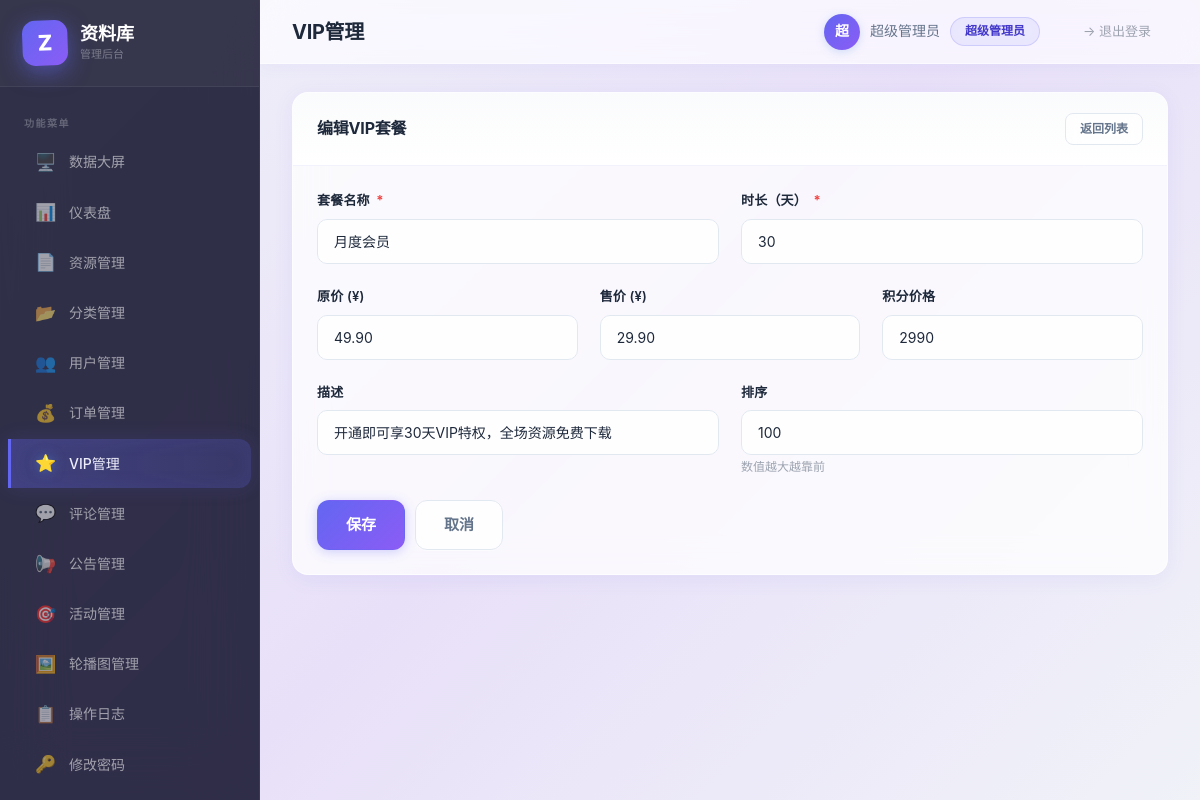
/admin/viplans.php?edit=1 (signed in), run on the app's committed database.
### tables this page shows
CREATE TABLE `vip_plans` (
  `id` int(10) unsigned NOT NULL AUTO_INCREMENT,
  `name` varchar(100) NOT NULL COMMENT '套餐名称',
  `duration_days` int(11) NOT NULL COMMENT '有效天数',
  `original_price` decimal(10,2) NOT NULL COMMENT '原价',
  `price` decimal(10,2) NOT NULL COMMENT '售价',
  `points_price` int(11) NOT NULL DEFAULT 0 COMMENT '积分价',
  `description` varchar(500) DEFAULT NULL,
  `sort_order` int(11) NOT NULL DEFAULT 0,
  `status` tinyint(4) NOT NULL DEFAULT 1 COMMENT '1=上架 0=下架',
  `created_at` datetime NOT NULL DEFAULT CURRENT_TIMESTAMP,
  PRIMARY KEY (`id`),
  KEY `idx_sort_order` (`sort_order`)
);

### config/database.php (called while the page is built)
<?php
return [
    'host'     => getenv('DB_HOST')     ?: 'localhost',
    'port'     => getenv('DB_PORT')     ?: '3306',
    'dbname'   => getenv('DB_NAME')     ?: 'ziliaoku',
    'username' => getenv('DB_USER')     ?: 'root',
    'password' => getenv('DB_PASS')     ?: '',
    'charset'  => getenv('DB_CHARSET')  ?: 'utf8mb4',
    'options'  => [
        PDO::ATTR_ERRMODE            => PDO::ERRMODE_EXCEPTION,
        PDO::ATTR_DEFAULT_FETCH_MODE => PDO::FETCH_ASSOC,
        PDO::ATTR_EMULATE_PREPARES   => false,
        PDO::MYSQL_ATTR_INIT_COMMAND => "SET NAMES utf8mb4 COLLATE utf8mb4_unicode_ci",
    ],
];

### core/Database.php (called while the page is built, shortened)
<?php
class Database
{
    private static ?Database $instance = null;
    private PDO $pdo;
    private function __construct()
    {
        $config = require __DIR__ . '/../config/database.php';
        $dsn = sprintf(
            'mysql:host=%s;port=%s;dbname=%s;charset=%s',
            $config['host'],
            $config['port'],
            $config['dbname'],
            $config['charset']
        );
        try {
            $this->pdo = new PDO($dsn, $config['username'], $config['password'], $config['options']);
        } catch (PDOException $e) {
            throw new RuntimeException('数据库连接失败: ' . $e->getMessage());
        }
    }
    public static function getInstance(): self
    {
        if (self::$instance === null) {
            self::$instance = new self();
        }
        return self::$instance;
    }
    public function query(string $sql, array $params = []): PDOStatement
    {
        try {
            $stmt = $this->pdo->prepare($sql);
            $stmt->execute($params);
            return $stmt;
        } catch (PDOException $e) {
            throw new RuntimeException('查询失败: ' . $e->getMessage());
        }
    }
    public function fetch(string $sql, array $params = []): array
    {
        $stmt = $this->query($sql, $params);
        $result = $stmt->fetch(PDO::FETCH_ASSOC);
        return $result ?: [];
    }
}

### admin/viplans.php (the view, shortened to what this page needs)
<?php
require_once __DIR__ . '/../core/Database.php';
$db = Database::getInstance();
$editPlan = null;
if (isset($_GET['edit'])) {
    $eid = (int)$_GET['edit'];
    if ($eid > 0) {
        $editPlan = $db->fetch('SELECT * FROM vip_plans WHERE id=:id', [':id' => $eid]);
    }
}
include __DIR__ . '/header.php';
?>
<?php if ($editPlan || isset($_GET['add'])): ?>
<div class="card mb-20">
  <div class="card-header">
    <h3><?php echo $editPlan ? '编辑VIP套餐' : '新增VIP套餐'; ?></h3>
    <a href="viplans.php" class="btn btn-outline btn-sm">返回列表</a>
  </div>
  <div class="card-body">
    <form method="POST" action="viplans.php">
      <div class="form-row">
        <div class="form-group">
          <label>套餐名称 <span class="required">*</span></label>
          <input type="text" name="name" class="form-control" required
                 value="<?php echo htmlspecialchars($editPlan['name'] ?? ''); ?>">
        </div>
        <div class="form-group">
          <label>时长（天） <span class="required">*</span></label>
          <input type="number" name="duration_days" class="form-control" min="1" required
                 value="<?php echo $editPlan['duration_days'] ?? ''; ?>">
        </div>
      </div>
      <div class="form-row-3">
        <div class="form-group">
          <label>原价 (&yen;)</label>
          <input type="number" name="original_price" class="form-control" step="0.01" min="0"
                 value="<?php echo $editPlan['original_price'] ?? '0.00'; ?>">
        </div>
        <div class="form-group">
          <label>售价 (&yen;)</label>
          <input type="number" name="price" class="form-control" step="0.01" min="0"
                 value="<?php echo $editPlan['price'] ?? '0.00'; ?>">
        </div>
        <div class="form-group">
          <label>积分价格</label>
          <input type="number" name="points_price" class="form-control" min="0"
                 value="<?php echo $editPlan['points_price'] ?? '0'; ?>">
        </div>
      </div>
      <div class="form-row">
        <div class="form-group">
          <label>描述</label>
          <input type="text" name="description" class="form-control"
                 value="<?php echo htmlspecialchars($editPlan['description'] ?? ''); ?>">
        </div>
        <div class="form-group">
          <label>排序</label>
          <input type="number" name="sort_order" class="form-control" min="0"
                 value="<?php echo $editPlan['sort_order'] ?? '0'; ?>">
          <span class="form-hint">数值越大越靠前</span>
        </div>
      </div>
      <div class="d-flex gap-10">
        <button type="submit" class="btn btn-primary btn-lg">保存</button>
        <a href="viplans.php" class="btn btn-outline btn-lg">取消</a>
      </div>
    </form>
  </div>
</div>
<?php endif; ?>
<?php include __DIR__ . '/footer.php'; ?>

### data on the page
vip_plans: name "月度会员", duration_days "30", original_price "49.90", price "29.90", points_price "2990", description "开通即可享30天VIP特权，全场资源免费下载", sort_order "100"

### other printed values
$nav['icon'] "🖥️"
$nav['label'] "数据大屏"
$nav['icon'] "📊"
$nav['label'] "仪表盘"
$nav['icon'] "📄"
$nav['label'] "资源管理"
$nav['icon'] "📂"
$nav['label'] "分类管理"
$nav['icon'] "👥"
$nav['label'] "用户管理"
$nav['icon'] "💰"
$nav['label'] "订单管理"
$nav['icon'] "⭐"
$nav['label'] "VIP管理"
$nav['icon'] "💬"
